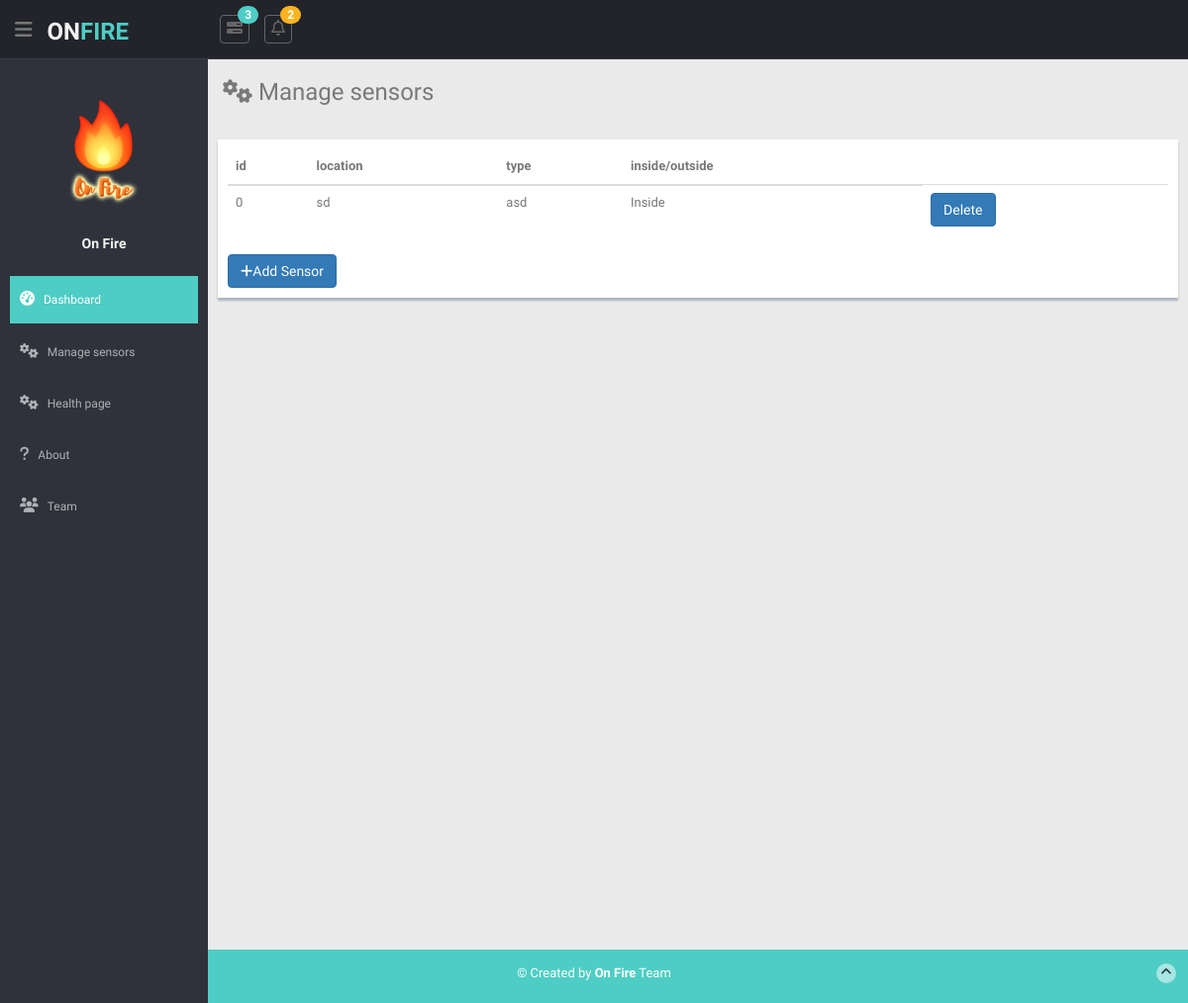
The app's page /manage-sensors, older data.
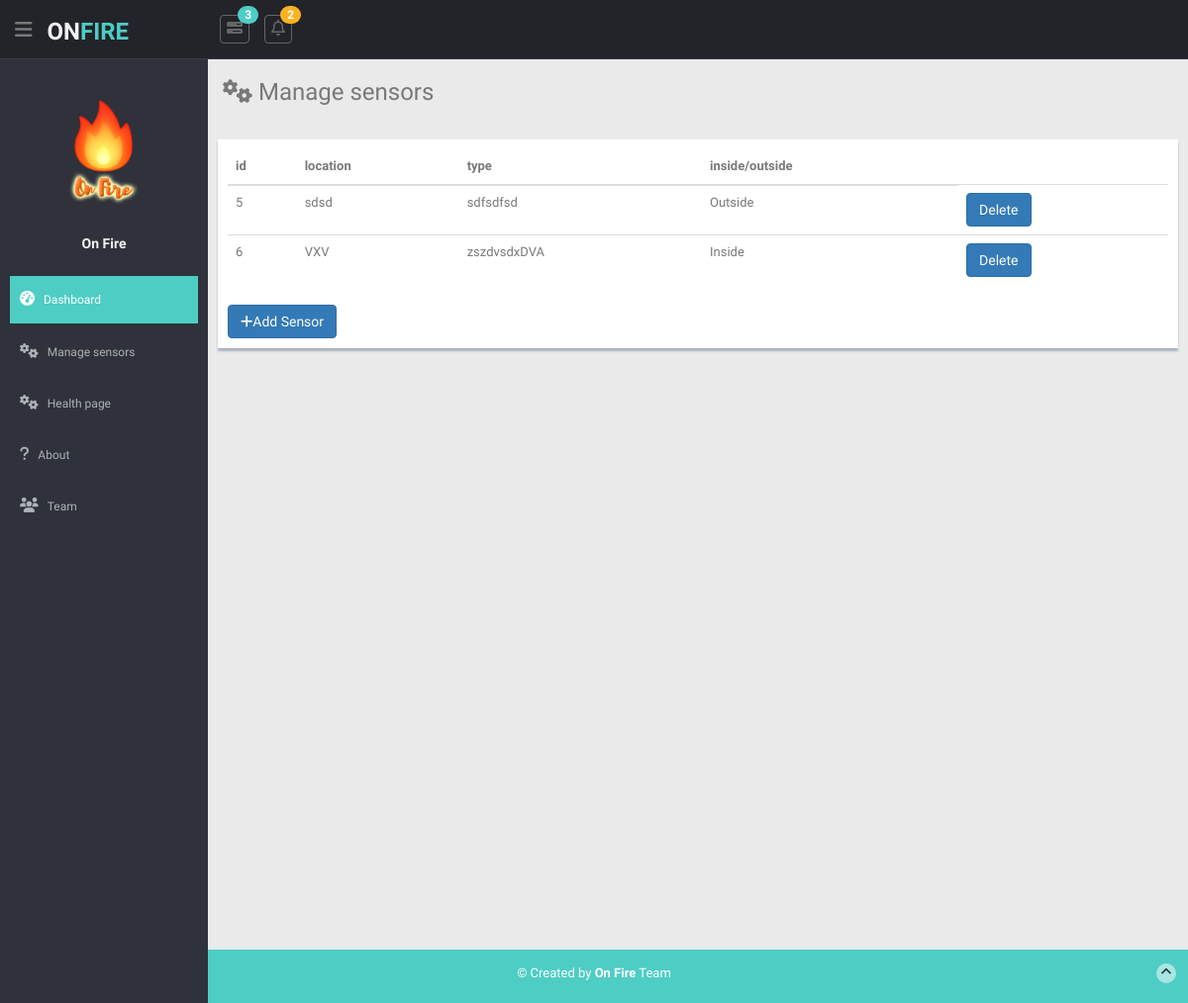
The same page, newer data.
### app/models.py (models this page shows)
class Sensor(db.Model):
    id = db.Column(db.Integer, primary_key=True)
    location = db.Column(db.String(30), nullable=False)
    type = db.Column(db.String(20), nullable=False)
    inside = db.Column(db.Boolean, nullable=False, default=True)

### app/routes.py (the view)
@app.route('/manage-sensors')
def manage_sensors():
    sensors = Sensor.query.all()
    return render_template("manage_sensors.html", data=sensors)

### app/templates/manage_sensors.html (shortened to what this page needs)
{% extends 'dashboard_layout.html' %}
{% block content %}
        <h3><i class="fa fa-cogs"></i> Manage sensors</h3>
        <div class="row mt">
          <div class="form-panel">
            <table class="table">
                <thead>
                  <th>id</th>
                  <th>location</th>
                  <th>type</th>
                  <th>inside/outside</th>
                </thead>
                 {% for sensor in data %}
                <tr>
                  <td>{{sensor.id}}</td>
                  <td>{{sensor.location}}</td>
                  <td>{{sensor.type}}</td>
                  {% if sensor.inside == True%}
                    <td>Inside</td>
                  {% else %}
                    <td>Outside</td>
                  {% endif %}
                  <td>
<form action="{{ url_for('delete_sensor') }}" method=post>
          <input type="submit" value="Delete" class="btn btn-primary" />
</form>
                  </td>
                </tr>
                  {% endfor %}
            </table>
            <a href="/add-sensor" class="btn btn-primary"><i class="fa fa-plus"></i>Add Sensor</a>
          </div>
        </div>
  {% endblock %}

### app/templates/dashboard_layout.html (shortened to what this page needs)
<!DOCTYPE html>
<html lang="en">
<head>
  <link href="{{url_for('static', filename='lib/bootstrap/css/bootstrap.min.css')}}" rel="stylesheet">
  <link href="{{url_for('static', filename='lib/font-awesome/css/font-awesome.css')}}" rel="stylesheet" />
  <link href="{{url_for('static', filename='lib/fancybox/jquery.fancybox.css')}}" rel="stylesheet" />
  <link href="{{url_for('static', filename='css/style.css')}}" rel="stylesheet">
  <link href="{{url_for('static', filename='css/style-responsive.css')}}" rel="stylesheet">
  </head>
<body>
  <section id="container">
    <header class="header black-bg">
      <div class="sidebar-toggle-box">
        <div class="fa fa-bars tooltips" data-placement="right" data-original-title="Toggle Navigation"></div>
      </div>
      <a href="/" class="logo"><b>ON<span>FIRE</span></b></a>
      <div class="nav notify-row" id="top_menu">
        <ul class="nav top-menu">
          <li class="dropdown">
            <a data-toggle="dropdown" class="dropdown-toggle" href="/#">
              <i class="fa fa-tasks"></i>
              <span class="badge bg-theme">3</span>
              </a>
          </li>
          <li id="header_notification_bar" class="dropdown">
            <a data-toggle="dropdown" class="dropdown-toggle" href="/#">
              <i class="fa fa-bell-o"></i>
              <span class="badge bg-warning">2</span>
              </a>
          </li>
        </ul>
      </div>
    </header>
    <aside>
      <div id="sidebar" class="nav-collapse ">
        <ul class="sidebar-menu" id="nav-accordion">
          <p class="centered"><a href="/team"><img src="{{url_for('static', filename='img/logo_transparent.png')}}" class="img-circle" width="150"></a></p>
          <h5 class="centered">On Fire</h5>
          <li class="mt">
            <a class="active" href="/">
              <i class="fa fa-dashboard"></i>
              <span>Dashboard</span>
              </a>
          </li>
          <li class="sub-menu">
            <a  href="/manage-sensors">
              <i class="fa fa-cogs"></i>
              <span>Manage sensors</span>
              </a>
          </li>
           <li class="sub-menu">
            <a href="javascript:;">
              <i class="fa fa-cogs"></i>
              <span>Health page</span>
              </a>
          </li>
           <li class="sub-menu">
            <a  href="/about">
              <i class="fa fa-question"></i>
              <span>About</span>
              </a>
            </li>
            <li class="sub-menu">
            <a  href="/team">
              <i class="fa fa-users"></i>
              <span>Team</span>
              </a>
            </li>
      </div>
    </aside>
    <section id="main-content">
      <section class="wrapper site-min-height">
         {% block content %}{% endblock %}
       </section>
     </section>
    <footer class="site-footer">
      <div class="text-center">
        <p>
          &copy; Created by <strong>On Fire</strong> Team
        </p>
        <a href="health_page.html#" class="go-top">
          <i class="fa fa-angle-up"></i>
          </a>
      </div>
    </footer>
  </section>
</body>
</html>

### app/static/css/style.css (style rules this page uses)
body { color: #797979; background: #eaeaea; font-family: 'Ruda', sans-serif; padding: 0px !important; margin: 0px !important; font-size:13px; }
ul li { list-style: none; }
a, a:hover, a:focus { text-decoration: none; outline: none; }
#container { width: 100%; height: 100%; }
.bg-theme { background-color: #4ECDC4; }
.centered { text-align: center; }
.mt { margin-top: 25px; }
#sidebar { width: 210px; height: 100%; position: fixed; background: #2f323a; }
#sidebar h5 { color: #f2f2f2; font-weight: 700; }
#sidebar ul li { position: relative; }
ul.sidebar-menu , ul.sidebar-menu li ul.sub { margin: -2px 0 0; padding: 0; }
ul.sidebar-menu { margin-top: 75px; }
ul.sidebar-menu li { margin-bottom: 5px; margin-left:10px; margin-right:10px; }
ul.sidebar-menu li.sub-menu { line-height: 15px; }
ul.sidebar-menu li a span { display: inline-block; }
ul.sidebar-menu li a { color: #aeb2b7; text-decoration: none; display: block; padding: 15px 0 15px 10px; font-size: 12px; outline: none; -webkit-transition: all 0.3s ease; -moz-transition: all 0.3s ease; -o-transition: all 0.3s ease; -ms-transition: all 0.3s ease; transition: all 0.3s ease; }
ul.sidebar-menu li a.active, ul.sidebar-menu li a:hover, ul.sidebar-menu li a:focus { background: #4ECDC4; color: #fff; display: block; -webkit-transition: all 0.3s ease; -moz-transition: all 0.3s ease; -o-transition: all 0.3s ease; -ms-transition: all 0.3s ease; transition: all 0.3s ease; }
ul.sidebar-menu li a i { font-size: 15px; padding-right: 6px; }
ul.sidebar-menu li a.active i { color: #fff; }
#main-content { margin-left: 210px; }
.header, .footer { min-height: 60px; padding: 0 15px; }
.header { position: fixed; left: 0; right: 0; z-index: 1002; }
.black-bg { background: #22242a; border-bottom: 1px solid #393d46; }
.wrapper { display: inline-block; margin-top: 60px; padding-left: 15px; padding-right: 15px; padding-bottom: 15px; padding-top: 0px; width: 100%; }
a.logo { font-size: 24px; color: #f2f2f2; float: left; margin-top: 15px; text-transform: uppercase; }
a.logo b { font-weight: 900; }
a.logo span { color: #4ECDC4; }
#top_menu .nav > li, ul.top-menu > li { float: left; }
.notify-row { float: left; margin-top: 15px; margin-left: 92px; }
ul.top-menu > li > a { color: #666666; font-size: 16px; border-radius: 4px; -webkit-border-radius: 4px; border:1px solid #666666 !important; padding: 2px 6px; margin-right: 15px; }
.notify-row .badge { position: absolute; right: -10px; top: -10px; z-index: 100; }
.sidebar-toggle-box { float: left; padding-right: 15px; margin-top: 20px; }
.sidebar-toggle-box .fa-bars { cursor: pointer; display: inline-block; font-size: 20px; }
.form-panel { background: #ffffff; margin: 10px; padding: 10px; box-shadow: 0px 3px 2px #aab2bd; text-align: left; }
.badge.bg-warning { background: #FCB322; }
.site-footer { background: #4ECDC4; color: #fff; padding: 15px 0; }
.site-footer p { margin-bottom: 5px; }
.go-top { margin-right: 1%; margin-top: -25px; float: right; background: rgba(255,255,255,.5); width: 20px; height: 20px; border-radius: 50%; -webkit-border-radius: 50%; }
.go-top i { color: #2A3542; }
.site-min-height { min-height: 900px; }

Row changes from the older to the newer data that the page shows:
removed Sensor: id "0", location "sd", type "asd", inside "Inside"
added Sensor: id "5", location "sdsd", type "sdfsdfsd", inside "Outside"
added Sensor: id "6", location "VXV", type "zszdvsdxDVA", inside "Inside"
